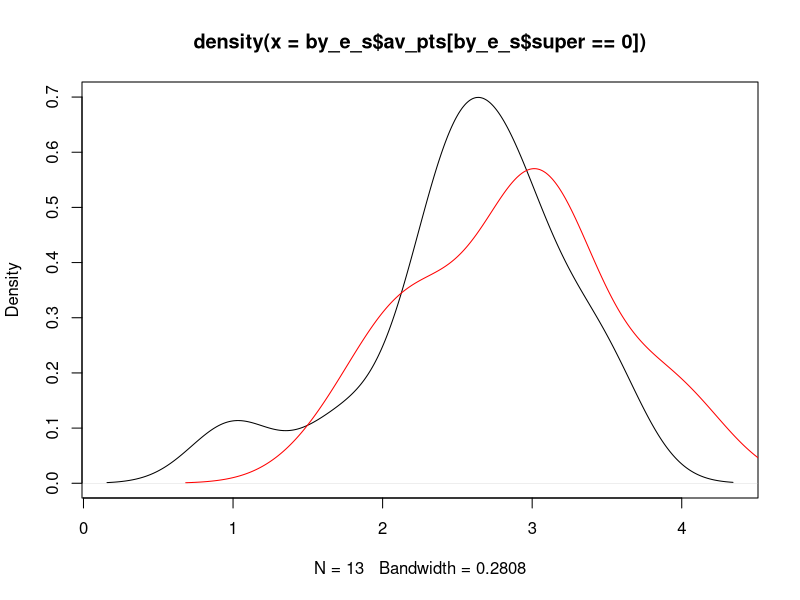

Reproduce this figure in R. (Note: this script raises an error after producing the figure.)
## ---- chunk 1
library(foreign)
raw <- read.csv("538_presidential_endorsements.csv",
               stringsAsFactors = FALSE)
## ---- chunk 2
# install.packages("dplyr")
library(dplyr)
## ---- chunk 3
# Explicitly selecting variables one-by-one
df_sub1 <- raw %>%
  dplyr::select(position,
                endorsee)

# Selecting multiple variables at once
df_sub2 <- raw %>%
  dplyr::select(position,
                endorsee,
                source:drop_date) #Selecting a number of columns. 
names(df_sub2)
# Later we will also learn a few additional tricks using helper functions
## ---- chunk 4
df_sub3 <- raw %>%
  dplyr::select(-source)
## ---- chunk 5
df_sub3 <- raw %>%
  dplyr::select(date,
                endorsee,
                endorser,
                points)
## ---- chunk 6
names(raw)
df <- raw %>%
  dplyr::select(endorse_date = date,
                endorser_party = endorser.party,
                everything())
## ---- chunk 7
df_endorse <- df %>%
  dplyr::select(contains("endorse"))
names(df_endorse)
## ---- chunk 8
df_startsp <- df %>%
  dplyr::select(starts_with("p"))
names(df_startsp)
## ---- chunk 9
table(df$endorser_party) 
df_nondem <- df %>%
  filter(endorser_party != "D")
## ---- chunk 10
table(is.na(df$endorsee))
## ---- chunk 11
df_nona <- df %>%
  filter(!is.na(endorsee))
## ---- chunk 12
super_tuesday <- c("AL", "AR", "CA", "CO", "ME", "MA", "MN", "NC", "OK", "TN", "TX", "UT", "VT", "VA")
df_super <- df %>%
  filter(state %in% super_tuesday)
## ---- chunk 13
head(df$state)
test1 <- df %>%
  filter(state %in% c("CA", "TX"))
nrow(test1)
head(test1$state)

test2 <- df %>%
  filter(state == c("CA", "TX"))
nrow(test2)
head(test2$state)
## ---- chunk 14
table(df$points)
df_rescaled <- df %>%
  dplyr::mutate(points_rescaled = points/10)
## ---- chunk 15
df_super2 <- df %>%
  mutate(super = ifelse(state %in% super_tuesday, 1, 0))
## ---- chunk 16
df_drop <- df %>% 
  mutate(drop = replace(drop, endorsee == "Cory Booker", 1))
## ---- chunk 17
df_super_alt <- df %>%
  mutate(newvar = case_when(
    state %in% super_tuesday ~ 1, #Read: "If state is part of super_tuesday"
    T ~ 0 #Read: "In all other cases"
  ))
## ---- chunk 18
table(df$position)
df_regroup <- df %>%
  mutate(position_redux = case_when(
    position %in% c("past president",
                    "past vice president")  ~ "Former government",
    position == "governor" ~ "Governor", 
    position %in% c("senator", "representative") ~ "Member of Congress",
    T ~ "Other"
  ))
table(df_regroup$position_redux)
## ---- chunk 19
df_new <- raw %>%
  
  # Renaming endorser_party variable
  # selecting remainding variables minus source variable
  dplyr::select(endorse_date = date,
                endorser_party = endorser.party,
                everything(),
                -source) %>%
  
  # Creating Super Tuesday variable
  mutate(super = ifelse(state %in% super_tuesday, 1, 0)) %>%
  
  # recoding drop variable
  mutate(drop = replace(drop, endorsee == "Cory Booker", 1)) %>%
  
  # Coding alternative position variable
  mutate(position_redux = case_when(
    position %in% c("past president",
                    "past vice president")  ~ "Former government",
    position == "governor" ~ "Governor", 
    position %in% c("senator", "representative") ~ "Member of Congress",
    T ~ "Other"
  ))
## ---- chunk 20
by_endorsee <- df_new %>%
  group_by(endorsee) %>%
  summarize(av_pts = mean(points, na.rm = T),
            tot_pts = sum(points, na.rm = T))
## ---- chunk 21
by_endorsee <- df_new %>%
  filter(!is.na(endorsee)) %>%
  group_by(endorsee) %>%
  summarize(av_pts = mean(points, na.rm = T),
            tot_pts = sum(points, na.rm = T))
## ---- chunk 22
by_endorsee <- df_new %>%
  filter(!is.na(endorsee)) %>%
  group_by(endorsee) %>%
  summarize(av_pts = mean(points, na.rm = T),
            tot_pts = sum(points, na.rm = T),
            count_endorsement = n()) #counts the number of observations
## ---- chunk 23
by_e_s <- df_new %>%
  filter(!is.na(endorsee)) %>%
  group_by(endorsee, super) %>%
  summarize(av_pts = mean(points, na.rm = T),
            tot_pts = sum(points, na.rm = T),
            count_endorsement = n()) #counts the number of observations
## ---- chunk 24
{plot(density(by_e_s$av_pts[by_e_s$super == 0]))
lines(density(by_e_s$av_pts[by_e_s$super == 1]),
      col = "red")}
## ---- chunk 25
pleasedont <- df_new %>%
  filter(!is.na(endorsee)) %>%
  
  group_by(endorsee) %>%
  mutate(count_endorsement = n())
## ---- chunk 26
by_endorsee <- df_new %>%
  filter(!is.na(endorsee)) %>%
  group_by(endorsee) %>%
  summarize(av_pts = mean(points, na.rm = T),
            tot_pts = sum(points, na.rm = T),
            count_endorsement = n()) %>%
  
  # ordering output
  arrange(count_endorsement)
## ---- chunk 27
by_endorsee <- df_new %>%
  filter(!is.na(endorsee)) %>%
  group_by(endorsee) %>%
  summarize(av_pts = mean(points, na.rm = T),
            tot_pts = sum(points, na.rm = T),
            count_endorsement = n()) %>%
  
  # ordering output
  arrange(desc(av_pts)) # - works too but I find it confusing
## ---- chunk 28
by_endorsee <- df_new %>%
  filter(!is.na(endorsee)) %>%
  group_by(endorsee) %>%
  summarize(av_pts = mean(points, na.rm = T),
            tot_pts = sum(points, na.rm = T),
            count_endorsement = n()) %>%
  
  # ordering output
  arrange(desc(count_endorsement), desc(av_pts))
## ---- chunk 29
by_endorsee_top10 <- df_new %>%
  filter(!is.na(endorsee)) %>%
  group_by(endorsee) %>%
  summarize(av_pts = mean(points, na.rm = T),
            tot_pts = sum(points, na.rm = T),
            count_endorsement = n()) %>%
  
  # ordering output
  arrange(desc(count_endorsement), desc(av_pts)) %>%
  
  # only the top ten
  slice(1:10)
## ---- chunk 30
# write.dta(df_new, "highest_endorsements.dta")
## ---- chunk 31
#install.packages("lubridate")
library(lubridate)
## ---- chunk 32
dates <- c("2020-01-17", "2020.01.17", "2020-1-17")
ymd(dates)
## ---- chunk 33
dates2 <- c("01-17-2020", "01.17.2020", "1-17-2020")
mdy(dates2)
## ---- chunk 34
table(df_new$drop_date)
head(table(df_new$endorse_date))
df_new <- df_new %>%
  mutate(endorse_date = dmy(endorse_date),
         drop_date = ymd(drop_date))
## ---- chunk 35
df_new <- df_new %>%
  mutate(endorse_year = year(endorse_date),
         endorse_month = month(endorse_date)) 
## ---- chunk 36
df_drop_endorse <- df_new %>%
  filter(drop == 1) %>%
  group_by(endorse_year, endorse_month) %>%
  summarise(count = n())
## ---- chunk 37
df_drop_duration <- df_new %>%
  filter(drop == 1) %>%
  group_by(endorsee) %>%
  filter(endorse_date == max(endorse_date)) %>%
  ungroup() %>%
  mutate(dur = interval(endorse_date, drop_date),
         dur_days = dur/days(1)) %>%
  arrange(dur_days)
## ---- chunk 38
dob <- ymd("1987-1-19")
today <- ymd("2020-01-17")
interval(dob, today)/days(1)
## ---- chunk 39
wday(dob, label = T)
## ---- chunk 40
library(haven)
# load datasets 
w38.df <- haven::read_dta("ATP_W38.dta")
w39.df <- haven::read_dta("ATP_W39.dta")
## ---- chunk 41
# View(w38.df)
## ---- chunk 42
attributes(w38.df$VTPLAN_W38)
attributes(w39.df$VOTED_ATP_W39)
# attributes(w38.df$F_PARTY_FINAL)
# attributes(w38.df$F_IDEO)
## ---- chunk 43
w39.df <- w39.df %>%
  mutate(party_cat = case_when(
    F_PARTY_FINAL == "2" ~ "dem",
    F_PARTY_FINAL == "1" ~ "rep",
    F_PARTY_FINAL == "3" ~ "ind",
    T ~ "other"
  ))
table(w39.df$party_cat)
table(w39.df$party_cat)/nrow(w39.df)*100
## ---- chunk 44
# full_wrong <- full_join(w38.df, w39.df, by = "F_PARTY_FINAL")
# nrow(full_wrong)
## ---- chunk 45
full_alsowrong <- full_join(w38.df, w39.df)
nrow(full_alsowrong)
## ---- chunk 46
names(w38.df)
w38.df <- w38.df %>% 
  dplyr::select(QKEY:VTPLAN_W38,
                F_PARTY_FINAL_W38 = F_PARTY_FINAL,
                F_IDEO_W38 = F_IDEO)
names(w38.df)
## ---- chunk 47
w39.df <- w39.df %>% 
  dplyr::select(QKEY:VOTED_ATP_W39,
                F_PARTY_FINAL_W39 = F_PARTY_FINAL, 
                F_IDEO_W39 = F_IDEO)
names(w39.df)
## ---- chunk 48
merged_full <- full_join(w38.df, w39.df, by = "QKEY")
names(merged_full)
nrow(merged_full)
## ---- chunk 49
merged_inner <- inner_join(w38.df, w39.df, by = "QKEY") 
head(merged_inner)
nrow(merged_inner)
## ---- chunk 50
merged_left <- left_join(w38.df, w39.df, by = c("QKEY"))
nrow(w38.df) == nrow(merged_left)
## ---- chunk 51
merged_right <- right_join(w39.df, w38.df, by = c("QKEY"))
nrow(w38.df) == nrow(merged_right)
## ---- chunk 52
library(tidyr)
names(merged_inner)
df_long_small <- merged_inner %>%
  
  dplyr::select(QKEY,
                contains("POL1DT")) %>%
  
  pivot_longer(names_to = "wave",
               values_to = "trump_approval",
               cols = -QKEY) # Everything except the QKEY

# We could have also written cols = c("POL1DT_W38", "POL1DT_W39")

head(df_long_small)
## ---- chunk 53
# df_long_all <- merged_inner %>%
#   
#   pivot_longer(names_to = "variable",
#                values_to = "value",
#                cols = -QKEY)
## ---- chunk 54
df_long_all <- as_factor(merged_inner) %>%
  
  pivot_longer(names_to = "variable",
               values_to = "value",
               cols = -QKEY)
## ---- chunk 55
names(merged_inner)
df_long <- as_factor(merged_inner) %>%
  
  dplyr::select(QKEY,
                trump_w38 = POL1DT_W38,
                trump_w39 = POL1DT_W39,
                ideo_w38 = F_IDEO_W38,
                ideo_w39 = F_IDEO_W39,
                party_w38 = F_PARTY_FINAL_W38,
                party_w39 = F_PARTY_FINAL_W39) %>%
  
  pivot_longer(names_to = "variable",
               values_to = "value",
               cols = contains("trump"))

## Please inspect the output to reason about what happened above!

# Lets select all variables using a combination of multiple contains.
# Note that this is for instructional purposes only,
# in reality we would probably again use -QKEY
df_long <- as_factor(merged_inner) %>%
  
  dplyr::select(QKEY,
                trump_w38 = POL1DT_W38,
                trump_w39 = POL1DT_W39,
                ideo_w38 = F_IDEO_W38,
                ideo_w39 = F_IDEO_W39,
                party_w38 = F_PARTY_FINAL_W38,
                party_w39 = F_PARTY_FINAL_W39) %>%
  
  pivot_longer(names_to = "variable",
               values_to = "value",
               cols = c(contains("trump"), 
                        contains("ideo"), 
                        contains("par")))
## ---- chunk 56
df_long <- as_factor(merged_inner) %>%
  
  dplyr::select(QKEY,
                trump_38 = POL1DT_W38,
                trump_39 = POL1DT_W39,
                ideo_38 = F_IDEO_W38,
                ideo_39 = F_IDEO_W39,
                party_38 = F_PARTY_FINAL_W38,
                party_39 = F_PARTY_FINAL_W39) %>%
  
  pivot_longer(names_to = "variable",
               values_to = "value",
               cols = -QKEY) %>%
  
  separate(variable, c("var", "wave"))
## ---- chunk 57
df_change <- df_long %>%
  mutate(wave = as.numeric(wave)) %>%
  group_by(QKEY, var) %>%
  mutate(value_lag = lag(value)) %>%
  ungroup() %>%
  mutate(change = ifelse(value != value_lag, 1, 0))

# Only 0.06% of answers changed
sum(df_change$change, na.rm = T)/length(unique(df_change$QKEY))
## ---- chunk 58
names(df_long)
df_wide <- df_long %>%
  pivot_wider(names_from = var,
              values_from = value) %>%
  
  #Cleaning issues w/ levels
  droplevels() # drops empty factor levels
## ---- chunk 59
df_approval1 <- df_wide %>%
  filter(trump != "Refused") %>%
  group_by(wave, trump) %>%
  summarise(count = n()) %>%
  
  # Creating percentage
  ungroup() %>%
  group_by(wave) %>%
  mutate(perc = 100/sum(count)*count)
df_approval1
## ---- chunk 60
df_approval2 <- df_wide %>%
  filter(trump != "Refused",
         ideo != "Refused") %>%
  group_by(wave, trump, ideo) %>%
  summarise(count = n()) %>%
  
  # Creating percentage
  # Here, the baseline is all people in a certain ideology group per wave
  ungroup() %>%
  group_by(wave, ideo) %>%
  mutate(perc = 100/sum(count)*count) %>%
  filter(trump == "Approve")
  
library(ggplot2)
ggplot(df_approval2,
       aes(x = ideo, y = perc, fill = wave)) +
  geom_bar(stat = "identity", position = position_dodge())
## ---- chunk 61
names(df_long)
df_wider <- df_long %>%
  pivot_wider(names_from = c(var, wave),
              values_from = value)
